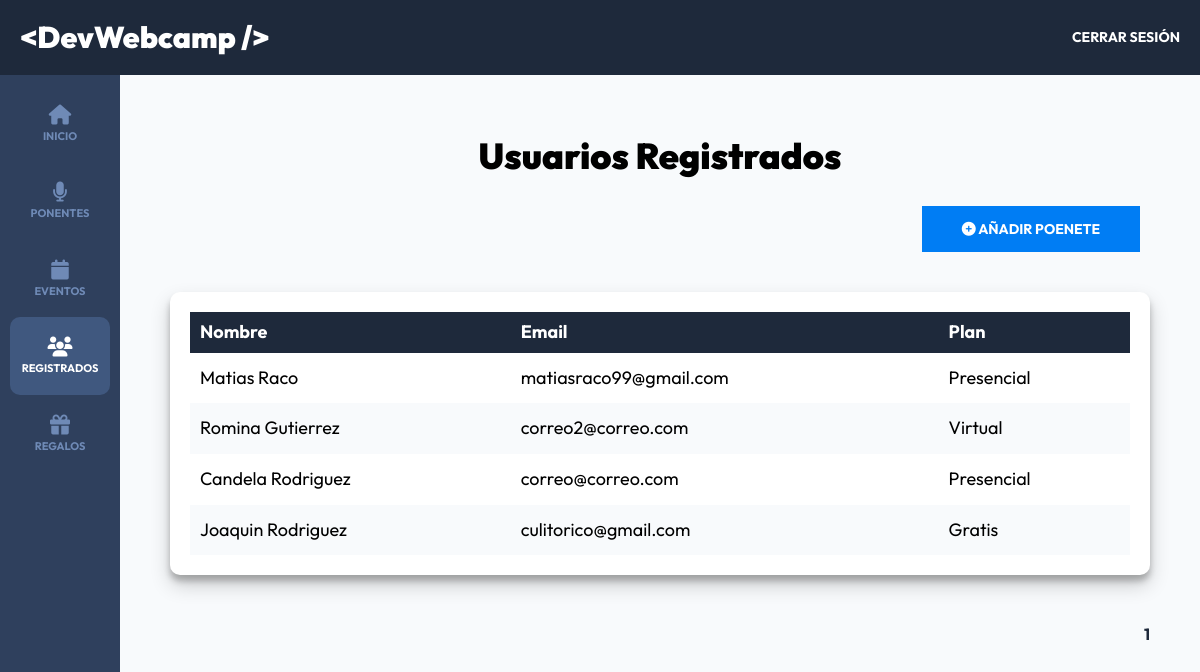
The app's page /admin/registrados?page=1 (signed in) with its own data.
### tables this page shows
CREATE TABLE `registros` (
  `id` int NOT NULL AUTO_INCREMENT,
  `paquete_id` int DEFAULT NULL,
  `pago_id` varchar(30) DEFAULT NULL,
  `token` varchar(8) DEFAULT NULL,
  `regalo_id` int DEFAULT NULL,
  `usuario_id` int DEFAULT NULL,
  PRIMARY KEY (`id`),
  KEY `usuarioId` (`usuario_id`),
  KEY `paquete_id` (`paquete_id`),
  KEY `regalo_id` (`regalo_id`),
  CONSTRAINT `registros_ibfk_1` FOREIGN KEY (`usuario_id`) REFERENCES `usuarios` (`id`),
  CONSTRAINT `registros_ibfk_2` FOREIGN KEY (`paquete_id`) REFERENCES `paquetes` (`id`),
  CONSTRAINT `registros_ibfk_3` FOREIGN KEY (`regalo_id`) REFERENCES `regalos` (`id`)
);

CREATE TABLE `usuarios` (
  `id` int NOT NULL AUTO_INCREMENT,
  `nombre` varchar(40) DEFAULT NULL,
  `apellido` varchar(40) DEFAULT NULL,
  `email` varchar(40) DEFAULT NULL,
  `password` varchar(60) DEFAULT NULL,
  `confirmado` tinyint(1) DEFAULT NULL,
  `token` varchar(13) DEFAULT NULL,
  `admin` tinyint(1) DEFAULT NULL,
  PRIMARY KEY (`id`)
);

CREATE TABLE `paquetes` (
  `id` int NOT NULL AUTO_INCREMENT,
  `nombre` varchar(30) DEFAULT NULL,
  PRIMARY KEY (`id`)
);

### controllers/RegistradosController.php (called while the page is built, shortened)
<?php
class RegistradosController {
    public static function index ( Router $router ) {
        $pagina_actual = $_GET["page"];
        $pagina_actual = filter_var($pagina_actual, FILTER_VALIDATE_INT);
        $registro_por_pagina = 5;
        $total = Registro::total();
        $paginacion = new Paginacion($pagina_actual, $registro_por_pagina, $total);
        $registros = Registro::paginar($registro_por_pagina, $paginacion->offset());
        foreach($registros as $registro) {
            $registro->usuario = Usuario::find($registro->usuario_id);
            $registro->paquete = Paquete::find($registro->paquete_id);
        }
        $router->render("admin/registrados/index", [
            "titulo" => "Usuarios Registrados",
            "registros" => $registros,
            "paginacion" => $paginacion->paginacion()
        ]);
    }
}

### public/index.php (called while the page is built, shortened)
<?php
$router = new Router();
$router->get('/login', [AuthController::class, 'login']);
$router->post('/login', [AuthController::class, 'login']);
$router->post('/logout', [AuthController::class, 'logout']);
$router->get('/registro', [AuthController::class, 'registro']);
$router->post('/registro', [AuthController::class, 'registro']);
$router->get('/olvide', [AuthController::class, 'olvide']);
$router->post('/olvide', [AuthController::class, 'olvide']);
$router->get('/reestablecer', [AuthController::class, 'reestablecer']);
$router->post('/reestablecer', [AuthController::class, 'reestablecer']);
$router->get('/mensaje', [AuthController::class, 'mensaje']);
$router->get('/confirmar-cuenta', [AuthController::class, 'confirmar']);
$router->get('/admin/dashboard', [DashboardController::class, 'index']);
$router->get('/admin/ponentes', [PonentesController::class, 'index']);
$router->get('/admin/ponentes/crear', [PonentesController::class, 'crear']);
$router->post('/admin/ponentes/crear', [PonentesController::class, 'crear']);
$router->get('/admin/ponentes/editar', [PonentesController::class, 'editar']);
$router->post('/admin/ponentes/editar', [PonentesController::class, 'editar']);
$router->post('/admin/ponentes/eliminar', [PonentesController::class, 'eliminar']);
$router->get('/admin/eventos', [EventosController::class, 'index']);
$router->get('/admin/eventos/crear', [EventosController::class, 'crear']);
$router->post('/admin/eventos/crear', [EventosController::class, 'crear']);
$router->get('/admin/eventos/editar', [EventosController::class, 'editar']);
$router->post('/admin/eventos/editar', [EventosController::class, 'editar']);
$router->post('/admin/eventos/eliminar', [EventosController::class, 'eliminar']);
$router->get('/api/eventos-horario', [APIEventos::class, 'index']);
$router->get('/api/ponentes', [APIPonentes::class, 'index']);
$router->get('/api/ponente', [APIPonentes::class, 'ponente']);
$router->get('/api/regalos', [APIRegalos::class, 'index']);
$router->get('/admin/registrados', [RegistradosController::class, 'index']);
$router->get('/admin/regalos', [RegalosController::class, 'index']);
$router->get("/finalizar-registro", [RegistroController::class, "crear"]);
$router->post("/finalizar-registro/gratis", [RegistroController::class, "gratis"]);
$router->post("/finalizar-registro/pagar", [RegistroController::class, "pagar"]);
$router->get("/finalizar-registro/conferencias", [RegistroController::class, "conferencias"]);
$router->POST("/finalizar-registro/conferencias", [RegistroController::class, "conferencias"]);
$router->get("/boleto", [RegistroController::class, "boleto"]);
$router->get('/', [PaginasController::class, 'index']);
$router->get('/devwebcamp', [PaginasController::class, 'eventos']);
$router->get('/paquetes', [PaginasController::class, 'paquetes']);
$router->get('/workshops-conferencias', [PaginasController::class, 'conferencias']);
$router->get('/404', [PaginasController::class, 'error']);
$router->comprobarRutas();

### models/ActiveRecord.php (called while the page is built, shortened)
<?php
class ActiveRecord {
    protected static $db;
    protected static $tabla = '';
    public static function setDB($database) {
        self::$db = $database;
    }
    public static function consultarSQL($query) {
        $resultado = self::$db->query($query);
        $array = [];
        while($registro = $resultado->fetch_assoc()) {
            $array[] = static::crearObjeto($registro);
        }
        return $array;
    }
    protected static function crearObjeto($registro) {
        $objeto = new static;
        foreach($registro as $key => $value ) {
            if(property_exists( $objeto, $key  )) {
                $objeto->$key = $value;
            }
        }
        return $objeto;
    }
    public static function find($id) {
        $query = "SELECT * FROM " . static::$tabla  ." WHERE id = ${id}";
        $resultado = self::consultarSQL($query);
        return array_shift( $resultado ) ;
    }
    public static function paginar($por_pagina, $offset) {
        $query = "SELECT * FROM " . static::$tabla . " ORDER BY id DESC LIMIT ${por_pagina} OFFSET ${offset}" ;
        $resultado = self::consultarSQL($query);
        return  $resultado;
    }
    public static function total($columna = "", $valor = "") {
        $query = "SELECT COUNT(*) FROM " . static::$tabla;
        $resultado = self::$db->query($query);
        $total = $resultado->fetch_array();
        return array_shift ($total);
    }
}

### views/admin/registrados/index.php (the view)
<h2 class="dashboard__heading"><?php echo $titulo ?></h2>
<div class="dashboard__contenedor-boton">
    <a class="dashboard__boton" href="/admin/ponentes/crear">
        <i class="fa-solid fa-circle-plus"></i>
        Añadir Poenete
    </a>
</div>
<div class="dashboard__contenedor">
    <?php if(!empty($registros)) {?>
        <table class="table">
            <thead class="table__thead">
                <tr>
                    <th scope="col" class="table__th">Nombre</th>
                    <th scope="col" class="table__th">Email</th>
                    <th scope="col" class="table__th">Plan</th>
                </tr>
            </thead>
            <tbody class="table__tbody">
                <?php foreach ($registros as $registro): ?>
                    <tr class="table__tr">
                        <td class="table__td">
                            <?php echo $registro->usuario->nombre . " " . $registro->usuario->apellido; ?>
                        </td>
                        <td class="table__td">
                            <?php echo $registro->usuario->email ?>
                        </td>
                        <td class="table__td">
                            <?php echo $registro->paquete->nombre ?>
                        </td>
                    </tr>
                <?php endforeach; ?>
            </tbody>
        </table>
    <?php } else { ?>
        <p class="text-center">Aún no hay Registros</p>
    <?php } ?>
</div>
<?php echo $paginacion ?>

### public/build/css/app.css (style rules this page uses)
html { -webkit-text-size-adjust:100%;line-height:1.15 }
body { margin:0 }
a { background-color:transparent }
html { box-sizing:border-box;font-size:62.5%;height:100% }
*,:after,:before { box-sizing:inherit }
body { font-family:Outfit,sans-serif;font-size:1.8rem }
a { text-decoration:none }
h1,h2,h3 { font-family:Outfit,sans-serif;font-weight:900;margin:2rem 0 }
h2 { font-size:3.6rem }
[class$=__heading] { font-family:Outfit,sans-serif;font-weight:900;margin:5rem 0 3rem;text-align:center }
.dashboard { background-color:#f8fafc;display:flex;flex-direction:column;height:100% }
.dashboard__contenedor-boton { margin:0 1rem 2rem }
@media (min-width:768px) { .dashboard__contenedor-boton { display:flex;justify-content:flex-end;margin-bottom:4rem } }
.dashboard__boton { background-color:#007df4;border:none;color:#fff;display:inline-block;font-size:1.8rem;font-size:1.4rem;font-weight:700;padding:1.5rem 4rem;text-align:center;text-transform:uppercase;transition-duration:.3s;transition-property:background-color;width:100% }
@media (min-width:768px) { .dashboard__boton { width:auto } }
.dashboard__contenedor,.dashboard__formulario { background-color:#fff;border-radius:1rem;box-shadow:0 10px 20px rgba(0,0,0,.19),0 6px 6px rgba(0,0,0,.23);padding:2rem }
.table { border-collapse:collapse;width:100% }
.table__thead { background-color:#1e293b;color:#fff }
.table__th { padding:1rem;text-align:left }
.table__tr:nth-child(2n) { background-color:#f8fafc }
.table__td,.table__td--acciones { padding:1.5rem 1rem }

### records on screen
registros: usuario.nombre "Matias", usuario.apellido "Raco", usuario.email "matiasraco99@gmail.com", paquete.nombre "Presencial"
registros: usuario.nombre "Romina", usuario.apellido "Gutierrez", usuario.email "correo2@correo.com", paquete.nombre "Virtual"
registros: usuario.nombre "Candela", usuario.apellido "Rodriguez", usuario.email "correo@correo.com", paquete.nombre "Presencial"
registros: usuario.nombre "Joaquin", usuario.apellido "Rodriguez", usuario.email "culitorico@gmail.com", paquete.nombre "Gratis"

### other values on screen
$titulo "Usuarios Registrados"
